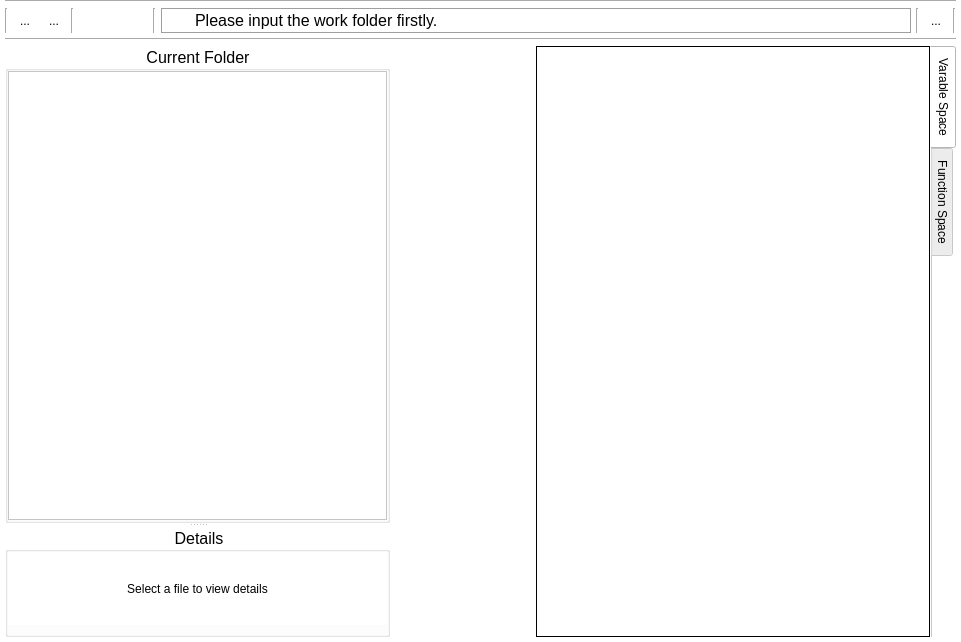
<?xml version="1.0" encoding="UTF-8"?>
<ui version="4.0">
 <class>WidgetCenter</class>
 <widget class="QWidget" name="WidgetCenter">
  <property name="geometry">
   <rect>
    <x>0</x>
    <y>0</y>
    <width>961</width>
    <height>642</height>
   </rect>
  </property>
  <property name="windowTitle">
   <string>Form</string>
  </property>
  <property name="styleSheet">
   <string notr="true">background-color: rgb(255, 255, 255);</string>
  </property>
  <layout class="QVBoxLayout" name="verticalLayout_4" stretch="0,0,0,20">
   <property name="spacing">
    <number>5</number>
   </property>
   <property name="leftMargin">
    <number>5</number>
   </property>
   <property name="topMargin">
    <number>0</number>
   </property>
   <property name="rightMargin">
    <number>5</number>
   </property>
   <property name="bottomMargin">
    <number>5</number>
   </property>
   <item>
    <widget class="Line" name="line">
     <property name="orientation">
      <enum>Qt::Horizontal</enum>
     </property>
    </widget>
   </item>
   <item>
    <layout class="QHBoxLayout" name="horizontalLayout" stretch="0,0,0,0,0,0,0,20,0,0,0">
     <property name="spacing">
      <number>5</number>
     </property>
     <item>
      <widget class="Line" name="line_5">
       <property name="orientation">
        <enum>Qt::Vertical</enum>
       </property>
      </widget>
     </item>
     <item>
      <widget class="QToolButton" name="tBn_left">
       <property name="minimumSize">
        <size>
         <width>0</width>
         <height>25</height>
        </size>
       </property>
       <property name="maximumSize">
        <size>
         <width>16777215</width>
         <height>25</height>
        </size>
       </property>
       <property name="text">
        <string>...</string>
       </property>
       <property name="icon">
        <iconset resource="../../../resource/ribbon_resource.qrc">
         <normaloff>:/image/image/arrow-left-circle.png</normaloff>:/image/image/arrow-left-circle.png</iconset>
       </property>
       <property name="iconSize">
        <size>
         <width>24</width>
         <height>24</height>
        </size>
       </property>
       <property name="autoRaise">
        <bool>true</bool>
       </property>
      </widget>
     </item>
     <item>
      <widget class="QToolButton" name="tBn_right">
       <property name="minimumSize">
        <size>
         <width>0</width>
         <height>25</height>
        </size>
       </property>
       <property name="maximumSize">
        <size>
         <width>16777215</width>
         <height>25</height>
        </size>
       </property>
       <property name="text">
        <string>...</string>
       </property>
       <property name="icon">
        <iconset resource="../../../resource/ribbon_resource.qrc">
         <normaloff>:/image/image/arrow-right-circle.png</normaloff>:/image/image/arrow-right-circle.png</iconset>
       </property>
       <property name="iconSize">
        <size>
         <width>24</width>
         <height>24</height>
        </size>
       </property>
       <property name="autoRaise">
        <bool>true</bool>
       </property>
      </widget>
     </item>
     <item>
      <widget class="Line" name="line_3">
       <property name="orientation">
        <enum>Qt::Vertical</enum>
       </property>
      </widget>
     </item>
     <item>
      <widget class="QToolButton" name="tBn_previous_folder">
       <property name="sizePolicy">
        <sizepolicy hsizetype="Expanding" vsizetype="Fixed">
         <horstretch>0</horstretch>
         <verstretch>0</verstretch>
        </sizepolicy>
       </property>
       <property name="minimumSize">
        <size>
         <width>0</width>
         <height>25</height>
        </size>
       </property>
       <property name="maximumSize">
        <size>
         <width>16777215</width>
         <height>25</height>
        </size>
       </property>
       <property name="toolTip">
        <string>Upper Folder</string>
       </property>
       <property name="whatsThis">
        <string>Upper Folder</string>
       </property>
       <property name="text">
        <string/>
       </property>
       <property name="icon">
        <iconset resource="../../../resource/ribbon_resource.qrc">
         <normaloff>:/image/image/arrow-up-circle.png</normaloff>:/image/image/arrow-up-circle.png</iconset>
       </property>
       <property name="iconSize">
        <size>
         <width>24</width>
         <height>24</height>
        </size>
       </property>
       <property name="autoExclusive">
        <bool>false</bool>
       </property>
       <property name="autoRaise">
        <bool>true</bool>
       </property>
      </widget>
     </item>
     <item>
      <widget class="QToolButton" name="tBn_load_folder">
       <property name="sizePolicy">
        <sizepolicy hsizetype="Expanding" vsizetype="Fixed">
         <horstretch>0</horstretch>
         <verstretch>0</verstretch>
        </sizepolicy>
       </property>
       <property name="minimumSize">
        <size>
         <width>0</width>
         <height>25</height>
        </size>
       </property>
       <property name="maximumSize">
        <size>
         <width>16777215</width>
         <height>25</height>
        </size>
       </property>
       <property name="toolTip">
        <string>Load New Folder</string>
       </property>
       <property name="whatsThis">
        <string>Load New Folder</string>
       </property>
       <property name="text">
        <string/>
       </property>
       <property name="icon">
        <iconset resource="../../../resource/ribbon_resource.qrc">
         <normaloff>:/image/image/arrow-down-circle.png</normaloff>:/image/image/arrow-down-circle.png</iconset>
       </property>
       <property name="iconSize">
        <size>
         <width>24</width>
         <height>24</height>
        </size>
       </property>
       <property name="autoRaise">
        <bool>true</bool>
       </property>
      </widget>
     </item>
     <item>
      <widget class="Line" name="line_4">
       <property name="orientation">
        <enum>Qt::Vertical</enum>
       </property>
      </widget>
     </item>
     <item>
      <widget class="QLineEdit" name="lineEdit">
       <property name="sizePolicy">
        <sizepolicy hsizetype="Expanding" vsizetype="Fixed">
         <horstretch>0</horstretch>
         <verstretch>0</verstretch>
        </sizepolicy>
       </property>
       <property name="minimumSize">
        <size>
         <width>0</width>
         <height>25</height>
        </size>
       </property>
       <property name="maximumSize">
        <size>
         <width>16777215</width>
         <height>25</height>
        </size>
       </property>
       <property name="font">
        <font>
         <pointsize>12</pointsize>
        </font>
       </property>
       <property name="toolTip">
        <string>Please input the work folder firstly.</string>
       </property>
       <property name="statusTip">
        <string>Please input the work folder firstly.</string>
       </property>
       <property name="whatsThis">
        <string>Please input the work folder firstly.</string>
       </property>
       <property name="autoFillBackground">
        <bool>false</bool>
       </property>
       <property name="styleSheet">
        <string notr="true">border: 1px solid rgb(159, 159, 159);
</string>
       </property>
       <property name="text">
        <string>       Please input the work folder firstly.</string>
       </property>
       <property name="frame">
        <bool>false</bool>
       </property>
       <property name="alignment">
        <set>Qt::AlignLeading|Qt::AlignLeft|Qt::AlignVCenter</set>
       </property>
      </widget>
     </item>
     <item>
      <widget class="Line" name="line_7">
       <property name="orientation">
        <enum>Qt::Vertical</enum>
       </property>
      </widget>
     </item>
     <item>
      <widget class="QToolButton" name="bBn_search">
       <property name="minimumSize">
        <size>
         <width>0</width>
         <height>25</height>
        </size>
       </property>
       <property name="maximumSize">
        <size>
         <width>16777215</width>
         <height>25</height>
        </size>
       </property>
       <property name="text">
        <string>...</string>
       </property>
       <property name="icon">
        <iconset resource="../../../resource/ribbon_resource.qrc">
         <normaloff>:/image/image/search.png</normaloff>:/image/image/search.png</iconset>
       </property>
       <property name="autoRaise">
        <bool>true</bool>
       </property>
      </widget>
     </item>
     <item>
      <widget class="Line" name="line_6">
       <property name="orientation">
        <enum>Qt::Vertical</enum>
       </property>
      </widget>
     </item>
    </layout>
   </item>
   <item>
    <widget class="Line" name="line_2">
     <property name="orientation">
      <enum>Qt::Horizontal</enum>
     </property>
    </widget>
   </item>
   <item>
    <widget class="QSplitter" name="splitter_2">
     <property name="autoFillBackground">
      <bool>false</bool>
     </property>
     <property name="styleSheet">
      <string notr="true">background-color: rgb(255, 255, 255);</string>
     </property>
     <property name="frameShape">
      <enum>QFrame::NoFrame</enum>
     </property>
     <property name="lineWidth">
      <number>5</number>
     </property>
     <property name="midLineWidth">
      <number>0</number>
     </property>
     <property name="orientation">
      <enum>Qt::Horizontal</enum>
     </property>
     <property name="handleWidth">
      <number>0</number>
     </property>
     <widget class="QSplitter" name="splitter">
      <property name="maximumSize">
       <size>
        <width>16777215</width>
        <height>16777215</height>
       </size>
      </property>
      <property name="styleSheet">
       <string notr="true">background-color: rgb(255, 255, 255);</string>
      </property>
      <property name="orientation">
       <enum>Qt::Vertical</enum>
      </property>
      <widget class="QGroupBox" name="groupBox">
       <property name="maximumSize">
        <size>
         <width>16777215</width>
         <height>16777215</height>
        </size>
       </property>
       <property name="font">
        <font>
         <pointsize>12</pointsize>
        </font>
       </property>
       <property name="styleSheet">
        <string notr="true">background-color: rgb(255, 255, 255);</string>
       </property>
       <property name="title">
        <string>Current Folder</string>
       </property>
       <property name="alignment">
        <set>Qt::AlignCenter</set>
       </property>
       <property name="flat">
        <bool>false</bool>
       </property>
       <layout class="QVBoxLayout" name="verticalLayout">
        <property name="leftMargin">
         <number>0</number>
        </property>
        <property name="topMargin">
         <number>0</number>
        </property>
        <property name="rightMargin">
         <number>0</number>
        </property>
        <property name="bottomMargin">
         <number>0</number>
        </property>
        <item>
         <widget class="QTreeView" name="treeView_file_system">
          <property name="styleSheet">
           <string notr="true">background-color: rgb(255, 255, 255);</string>
          </property>
          <attribute name="headerDefaultSectionSize">
           <number>100</number>
          </attribute>
         </widget>
        </item>
       </layout>
      </widget>
      <widget class="QGroupBox" name="groupBox_2">
       <property name="maximumSize">
        <size>
         <width>16777215</width>
         <height>16777215</height>
        </size>
       </property>
       <property name="font">
        <font>
         <pointsize>12</pointsize>
        </font>
       </property>
       <property name="styleSheet">
        <string notr="true">background-color: rgb(255, 255, 255);</string>
       </property>
       <property name="title">
        <string>Details</string>
       </property>
       <property name="alignment">
        <set>Qt::AlignCenter</set>
       </property>
       <property name="flat">
        <bool>false</bool>
       </property>
       <layout class="QVBoxLayout" name="verticalLayout_2">
        <property name="leftMargin">
         <number>0</number>
        </property>
        <property name="topMargin">
         <number>0</number>
        </property>
        <property name="rightMargin">
         <number>0</number>
        </property>
        <item>
         <widget class="QLabel" name="lab_file_description">
          <property name="maximumSize">
           <size>
            <width>16777215</width>
            <height>16777215</height>
           </size>
          </property>
          <property name="text">
           <string>Select a file to view details</string>
          </property>
          <property name="alignment">
           <set>Qt::AlignCenter</set>
          </property>
         </widget>
        </item>
       </layout>
      </widget>
     </widget>
     <widget class="TerminalSimulation" name="wgt_terminal" native="true">
      <property name="styleSheet">
       <string notr="true">background-color: rgb(255, 255, 255);</string>
      </property>
     </widget>
     <widget class="QTabWidget" name="tabWidget_workspace">
      <property name="maximumSize">
       <size>
        <width>16777215</width>
        <height>16777215</height>
       </size>
      </property>
      <property name="font">
       <font>
        <pointsize>9</pointsize>
       </font>
      </property>
      <property name="styleSheet">
       <string notr="true">background-color: rgb(255, 255, 255);</string>
      </property>
      <property name="tabPosition">
       <enum>QTabWidget::East</enum>
      </property>
      <property name="currentIndex">
       <number>0</number>
      </property>
      <property name="documentMode">
       <bool>true</bool>
      </property>
      <widget class="QWidget" name="tabWidget_var_space">
       <attribute name="icon">
        <iconset resource="../../../resource/ribbon_resource.qrc">
         <normaloff>:/image/image/preferences.png</normaloff>:/image/image/preferences.png</iconset>
       </attribute>
       <attribute name="title">
        <string>Varable Space</string>
       </attribute>
       <layout class="QVBoxLayout" name="verticalLayout_3">
        <property name="leftMargin">
         <number>0</number>
        </property>
        <property name="topMargin">
         <number>0</number>
        </property>
        <property name="rightMargin">
         <number>0</number>
        </property>
        <property name="bottomMargin">
         <number>0</number>
        </property>
        <item>
         <widget class="QTableView" name="tableView_var_space">
          <property name="autoFillBackground">
           <bool>true</bool>
          </property>
          <property name="styleSheet">
           <string notr="true">background-color: rgb(255, 255, 255);
selection-color: rgb(88, 136, 208);</string>
          </property>
          <property name="frameShape">
           <enum>QFrame::Box</enum>
          </property>
          <property name="frameShadow">
           <enum>QFrame::Plain</enum>
          </property>
          <property name="dragEnabled">
           <bool>false</bool>
          </property>
          <property name="alternatingRowColors">
           <bool>false</bool>
          </property>
          <property name="sortingEnabled">
           <bool>false</bool>
          </property>
         </widget>
        </item>
       </layout>
      </widget>
      <widget class="QWidget" name="tabWidget_fn_space">
       <attribute name="icon">
        <iconset resource="../../../resource/ribbon_resource.qrc">
         <normaloff>:/image/image/function.png</normaloff>:/image/image/function.png</iconset>
       </attribute>
       <attribute name="title">
        <string>Function Space</string>
       </attribute>
       <layout class="QVBoxLayout" name="verticalLayout_5">
        <property name="leftMargin">
         <number>0</number>
        </property>
        <property name="topMargin">
         <number>0</number>
        </property>
        <property name="rightMargin">
         <number>0</number>
        </property>
        <property name="bottomMargin">
         <number>0</number>
        </property>
        <item>
         <widget class="QTableView" name="tableView_fn_space">
          <property name="styleSheet">
           <string notr="true">selection-color: red;
background-color: rgb(255, 255, 255);</string>
          </property>
          <property name="frameShape">
           <enum>QFrame::Box</enum>
          </property>
          <property name="frameShadow">
           <enum>QFrame::Plain</enum>
          </property>
          <property name="alternatingRowColors">
           <bool>false</bool>
          </property>
          <property name="sortingEnabled">
           <bool>false</bool>
          </property>
         </widget>
        </item>
       </layout>
      </widget>
     </widget>
    </widget>
   </item>
  </layout>
 </widget>
 <customwidgets>
  <customwidget>
   <class>TerminalSimulation</class>
   <extends>QWidget</extends>
   <header>terminal_simulation/terminal_simulation.h</header>
   <container>1</container>
  </customwidget>
 </customwidgets>
 <resources>
  <include location="../../../resource/ribbon_resource.qrc"/>
 </resources>
 <connections/>
</ui>
